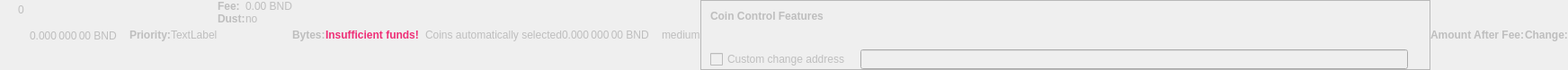
    <widget class="QWidget" name="dummyHideWidget" native="true">
     <property name="enabled">
      <bool>false</bool>
     </property>
     <property name="maximumSize">
      <size>
       <width>100</width>
       <height>22</height>
      </size>
     </property>
     <layout class="QHBoxLayout" name="dummyHideLayout">
      <property name="spacing">
       <number>0</number>
      </property>
      <property name="leftMargin">
       <number>0</number>
      </property>
      <property name="topMargin">
       <number>0</number>
      </property>
      <property name="rightMargin">
       <number>0</number>
      </property>
      <property name="bottomMargin">
       <number>0</number>
      </property>
      <item>
       <layout class="QFormLayout" name="formLayoutCoinControl1">
        <property name="horizontalSpacing">
         <number>10</number>
        </property>
        <property name="verticalSpacing">
         <number>14</number>
        </property>
        <property name="leftMargin">
         <number>10</number>
        </property>
        <property name="topMargin">
         <number>4</number>
        </property>
        <property name="rightMargin">
         <number>6</number>
        </property>
        <item row="0" column="1">
         <widget class="QLabel" name="labelCoinControlBytes">
          <property name="cursor">
           <cursorShape>IBeamCursor</cursorShape>
          </property>
          <property name="contextMenuPolicy">
           <enum>Qt::ActionsContextMenu</enum>
          </property>
          <property name="text">
           <string notr="true">0</string>
          </property>
          <property name="textInteractionFlags">
           <set>Qt::LinksAccessibleByMouse|Qt::TextSelectableByKeyboard|Qt::TextSelectableByMouse</set>
          </property>
         </widget>
        </item>
       </layout>
      </item>
      <item>
       <widget class="QLabel" name="labelCoinControlAfterFee">
        <property name="enabled">
         <bool>false</bool>
        </property>
        <property name="sizePolicy">
         <sizepolicy hsizetype="Fixed" vsizetype="Fixed">
          <horstretch>0</horstretch>
          <verstretch>0</verstretch>
         </sizepolicy>
        </property>
        <property name="minimumSize">
         <size>
          <width>111</width>
          <height>12</height>
         </size>
        </property>
        <property name="maximumSize">
         <size>
          <width>111</width>
          <height>12</height>
         </size>
        </property>
        <property name="cursor">
         <cursorShape>IBeamCursor</cursorShape>
        </property>
        <property name="contextMenuPolicy">
         <enum>Qt::ActionsContextMenu</enum>
        </property>
        <property name="text">
         <string notr="true">0.000 000 00 BND</string>
        </property>
        <property name="textInteractionFlags">
         <set>Qt::LinksAccessibleByMouse|Qt::TextSelectableByKeyboard|Qt::TextSelectableByMouse</set>
        </property>
       </widget>
      </item>
      <item>
       <widget class="QLabel" name="labelCoinControlPriorityText">
        <property name="enabled">
         <bool>false</bool>
        </property>
        <property name="font">
         <font>
          <weight>75</weight>
          <bold>true</bold>
         </font>
        </property>
        <property name="text">
         <string>Priority:</string>
        </property>
       </widget>
      </item>
      <item>
       <layout class="QHBoxLayout" name="horizontalLayout">
        <item>
         <widget class="QLabel" name="WarningLabel">
          <property name="text">
           <string>TextLabel</string>
          </property>
         </widget>
        </item>
       </layout>
      </item>
      <item>
       <layout class="QFormLayout" name="formLayoutCoinControl3">
        <property name="horizontalSpacing">
         <number>0</number>
        </property>
        <property name="verticalSpacing">
         <number>0</number>
        </property>
        <property name="leftMargin">
         <number>0</number>
        </property>
        <property name="topMargin">
         <number>0</number>
        </property>
        <property name="rightMargin">
         <number>0</number>
        </property>
        <item row="0" column="0">
         <widget class="QLabel" name="labelCoinControlFeeText">
          <property name="enabled">
           <bool>false</bool>
          </property>
          <property name="font">
           <font>
            <weight>75</weight>
            <bold>true</bold>
           </font>
          </property>
          <property name="text">
           <string>Fee:</string>
          </property>
          <property name="margin">
           <number>0</number>
          </property>
         </widget>
        </item>
        <item row="0" column="1">
         <widget class="QLabel" name="labelCoinControlFee">
          <property name="enabled">
           <bool>false</bool>
          </property>
          <property name="cursor">
           <cursorShape>IBeamCursor</cursorShape>
          </property>
          <property name="contextMenuPolicy">
           <enum>Qt::ActionsContextMenu</enum>
          </property>
          <property name="text">
           <string notr="true">0.00 BND</string>
          </property>
          <property name="textInteractionFlags">
           <set>Qt::LinksAccessibleByMouse|Qt::TextSelectableByKeyboard|Qt::TextSelectableByMouse</set>
          </property>
         </widget>
        </item>
        <item row="1" column="0">
         <widget class="QLabel" name="labelCoinControlLowOutputText">
          <property name="enabled">
           <bool>false</bool>
          </property>
          <property name="font">
           <font>
            <weight>75</weight>
            <bold>true</bold>
           </font>
          </property>
          <property name="text">
           <string>Dust:</string>
          </property>
         </widget>
        </item>
        <item row="1" column="1">
         <widget class="QLabel" name="labelCoinControlLowOutput">
          <property name="enabled">
           <bool>false</bool>
          </property>
          <property name="cursor">
           <cursorShape>IBeamCursor</cursorShape>
          </property>
          <property name="contextMenuPolicy">
           <enum>Qt::ActionsContextMenu</enum>
          </property>
          <property name="text">
           <string>no</string>
          </property>
          <property name="textInteractionFlags">
           <set>Qt::LinksAccessibleByMouse|Qt::TextSelectableByKeyboard|Qt::TextSelectableByMouse</set>
          </property>
         </widget>
        </item>
       </layout>
      </item>
      <item>
       <widget class="QLabel" name="labelCoinControlBytesText">
        <property name="enabled">
         <bool>false</bool>
        </property>
        <property name="font">
         <font>
          <weight>75</weight>
          <bold>true</bold>
         </font>
        </property>
        <property name="text">
         <string>Bytes:</string>
        </property>
       </widget>
      </item>
      <item>
       <layout class="QFormLayout" name="formLayoutCoinControl2">
        <property name="horizontalSpacing">
         <number>0</number>
        </property>
        <property name="verticalSpacing">
         <number>0</number>
        </property>
        <property name="leftMargin">
         <number>0</number>
        </property>
        <property name="topMargin">
         <number>0</number>
        </property>
        <property name="rightMargin">
         <number>0</number>
        </property>
       </layout>
      </item>
      <item>
       <layout class="QHBoxLayout" name="horizontalLayoutCoinControl2">
        <property name="spacing">
         <number>0</number>
        </property>
        <property name="bottomMargin">
         <number>0</number>
        </property>
       </layout>
      </item>
      <item>
       <widget class="QLabel" name="labelCoinControlInsuffFunds">
        <property name="enabled">
         <bool>false</bool>
        </property>
        <property name="minimumSize">
         <size>
          <width>0</width>
          <height>0</height>
         </size>
        </property>
        <property name="font">
         <font>
          <weight>75</weight>
          <bold>true</bold>
         </font>
        </property>
        <property name="styleSheet">
         <string notr="true">color: #ee2f77;font-weight:bold;</string>
        </property>
        <property name="text">
         <string>Insufficient funds!</string>
        </property>
        <property name="margin">
         <number>5</number>
        </property>
       </widget>
      </item>
      <item>
       <layout class="QFormLayout" name="formLayoutCoinControl4">
        <property name="horizontalSpacing">
         <number>0</number>
        </property>
        <property name="verticalSpacing">
         <number>0</number>
        </property>
        <property name="leftMargin">
         <number>0</number>
        </property>
        <property name="topMargin">
         <number>0</number>
        </property>
        <property name="rightMargin">
         <number>0</number>
        </property>
       </layout>
      </item>
      <item>
       <widget class="QLabel" name="labelCoinControlChangeLabel">
        <property name="enabled">
         <bool>false</bool>
        </property>
        <property name="sizePolicy">
         <sizepolicy hsizetype="Preferred" vsizetype="Expanding">
          <horstretch>0</horstretch>
          <verstretch>0</verstretch>
         </sizepolicy>
        </property>
        <property name="minimumSize">
         <size>
          <width>0</width>
          <height>0</height>
         </size>
        </property>
        <property name="text">
         <string/>
        </property>
        <property name="margin">
         <number>3</number>
        </property>
       </widget>
      </item>
      <item>
       <widget class="QLabel" name="labelCoinControlAutomaticallySelected">
        <property name="enabled">
         <bool>false</bool>
        </property>
        <property name="sizePolicy">
         <sizepolicy hsizetype="Fixed" vsizetype="Fixed">
          <horstretch>0</horstretch>
          <verstretch>0</verstretch>
         </sizepolicy>
        </property>
        <property name="minimumSize">
         <size>
          <width>0</width>
          <height>0</height>
         </size>
        </property>
        <property name="maximumSize">
         <size>
          <width>240</width>
          <height>16777215</height>
         </size>
        </property>
        <property name="text">
         <string>Coins automatically selected</string>
        </property>
        <property name="margin">
         <number>5</number>
        </property>
       </widget>
      </item>
      <item>
       <widget class="QLabel" name="labelCoinControlChange">
        <property name="enabled">
         <bool>false</bool>
        </property>
        <property name="sizePolicy">
         <sizepolicy hsizetype="Fixed" vsizetype="Fixed">
          <horstretch>0</horstretch>
          <verstretch>0</verstretch>
         </sizepolicy>
        </property>
        <property name="minimumSize">
         <size>
          <width>111</width>
          <height>0</height>
         </size>
        </property>
        <property name="maximumSize">
         <size>
          <width>111</width>
          <height>16777215</height>
         </size>
        </property>
        <property name="cursor">
         <cursorShape>IBeamCursor</cursorShape>
        </property>
        <property name="contextMenuPolicy">
         <enum>Qt::ActionsContextMenu</enum>
        </property>
        <property name="text">
         <string notr="true">0.000 000 00 BND</string>
        </property>
        <property name="textInteractionFlags">
         <set>Qt::LinksAccessibleByMouse|Qt::TextSelectableByKeyboard|Qt::TextSelectableByMouse</set>
        </property>
       </widget>
      </item>
      <item>
       <widget class="QLabel" name="labelCoinControlPriority">
        <property name="enabled">
         <bool>false</bool>
        </property>
        <property name="cursor">
         <cursorShape>IBeamCursor</cursorShape>
        </property>
        <property name="contextMenuPolicy">
         <enum>Qt::ActionsContextMenu</enum>
        </property>
        <property name="text">
         <string>medium</string>
        </property>
        <property name="textInteractionFlags">
         <set>Qt::LinksAccessibleByMouse|Qt::TextSelectableByKeyboard|Qt::TextSelectableByMouse</set>
        </property>
       </widget>
      </item>
      <item>
       <widget class="QFrame" name="frameCoinControl">
        <property name="sizePolicy">
         <sizepolicy hsizetype="Expanding" vsizetype="Expanding">
          <horstretch>0</horstretch>
          <verstretch>0</verstretch>
         </sizepolicy>
        </property>
        <property name="maximumSize">
         <size>
          <width>16777215</width>
          <height>16777215</height>
         </size>
        </property>
        <property name="frameShape">
         <enum>QFrame::StyledPanel</enum>
        </property>
        <property name="frameShadow">
         <enum>QFrame::Sunken</enum>
        </property>
        <layout class="QVBoxLayout" name="verticalLayoutCoinControl2_2">
         <property name="spacing">
          <number>0</number>
         </property>
         <property name="leftMargin">
          <number>0</number>
         </property>
         <property name="topMargin">
          <number>0</number>
         </property>
         <property name="rightMargin">
          <number>0</number>
         </property>
         <property name="bottomMargin">
          <number>0</number>
         </property>
         <item>
          <layout class="QVBoxLayout" name="verticalLayoutCoinControl" stretch="0,0,0,1">
           <property name="spacing">
            <number>0</number>
           </property>
           <property name="leftMargin">
            <number>10</number>
           </property>
           <property name="topMargin">
            <number>10</number>
           </property>
           <item>
            <layout class="QHBoxLayout" name="horizontalLayoutCoinControl1">
             <property name="bottomMargin">
              <number>15</number>
             </property>
             <item>
              <widget class="QLabel" name="labelCoinControlFeatures">
               <property name="enabled">
                <bool>false</bool>
               </property>
               <property name="sizePolicy">
                <sizepolicy hsizetype="Preferred" vsizetype="Maximum">
                 <horstretch>0</horstretch>
                 <verstretch>0</verstretch>
                </sizepolicy>
               </property>
               <property name="font">
                <font>
                 <weight>75</weight>
                 <bold>true</bold>
                </font>
               </property>
               <property name="styleSheet">
                <string notr="true">font-weight:bold;</string>
               </property>
               <property name="text">
                <string>Coin Control Features</string>
               </property>
              </widget>
             </item>
            </layout>
           </item>
           <item>
            <widget class="QWidget" name="widgetCoinControl" native="true">
             <property name="sizePolicy">
              <sizepolicy hsizetype="Preferred" vsizetype="Preferred">
               <horstretch>0</horstretch>
               <verstretch>0</verstretch>
              </sizepolicy>
             </property>
             <property name="minimumSize">
              <size>
               <width>0</width>
               <height>0</height>
              </size>
             </property>
             <property name="styleSheet">
              <string notr="true"/>
             </property>
             <layout class="QHBoxLayout" name="horizontalLayoutCoinControl5_2">
              <property name="leftMargin">
               <number>0</number>
              </property>
              <property name="topMargin">
               <number>0</number>
              </property>
              <property name="rightMargin">
               <number>0</number>
              </property>
              <property name="bottomMargin">
               <number>0</number>
              </property>
              <item>
               <layout class="QHBoxLayout" name="horizontalLayoutCoinControl3">
                <property name="spacing">
                 <number>20</number>
                </property>
                <property name="topMargin">
                 <number>0</number>
                </property>
                <property name="bottomMargin">
                 <number>10</number>
                </property>
               </layout>
              </item>
             </layout>
            </widget>
           </item>
           <item>
            <layout class="QHBoxLayout" name="horizontalLayoutCoinControl4" stretch="0,0,0">
             <property name="spacing">
              <number>12</number>
             </property>
             <property name="sizeConstraint">
              <enum>QLayout::SetDefaultConstraint</enum>
             </property>
             <property name="topMargin">
              <number>5</number>
             </property>
             <property name="rightMargin">
              <number>5</number>
             </property>
             <item>
              <widget class="QCheckBox" name="checkBoxCoinControlChange">
               <property name="enabled">
                <bool>false</bool>
               </property>
               <property name="toolTip">
                <string>If this is activated, but the change address is empty or invalid, change will be sent to a newly generated address.</string>
               </property>
               <property name="text">
                <string>Custom change address</string>
               </property>
              </widget>
             </item>
             <item>
              <widget class="QValidatedLineEdit" name="lineEditCoinControlChange">
               <property name="enabled">
                <bool>false</bool>
               </property>
               <property name="sizePolicy">
                <sizepolicy hsizetype="Expanding" vsizetype="Fixed">
                 <horstretch>0</horstretch>
                 <verstretch>0</verstretch>
                </sizepolicy>
               </property>
              </widget>
             </item>
             <item>
              <widget class="QLabel" name="labelCoinControlChangeLabel_2">
               <property name="sizePolicy">
                <sizepolicy hsizetype="Preferred" vsizetype="Expanding">
                 <horstretch>0</horstretch>
                 <verstretch>0</verstretch>
                </sizepolicy>
               </property>
               <property name="minimumSize">
                <size>
                 <width>0</width>
                 <height>0</height>
                </size>
               </property>
               <property name="text">
                <string/>
               </property>
               <property name="margin">
                <number>3</number>
               </property>
              </widget>
             </item>
            </layout>
           </item>
           <item>
            <spacer name="verticalSpacerCoinControl">
             <property name="orientation">
              <enum>Qt::Vertical</enum>
             </property>
             <property name="sizeHint" stdset="0">
              <size>
               <width>800</width>
               <height>1</height>
              </size>
             </property>
            </spacer>
           </item>
          </layout>
         </item>
        </layout>
       </widget>
      </item>
      <item>
       <widget class="QLabel" name="labelCoinControlAfterFeeText">
        <property name="enabled">
         <bool>false</bool>
        </property>
        <property name="minimumSize">
         <size>
          <width>0</width>
          <height>0</height>
         </size>
        </property>
        <property name="maximumSize">
         <size>
          <width>16777215</width>
          <height>16777215</height>
         </size>
        </property>
        <property name="font">
         <font>
          <weight>75</weight>
          <bold>true</bold>
         </font>
        </property>
        <property name="text">
         <string>Amount After Fee:</string>
        </property>
        <property name="alignment">
         <set>Qt::AlignLeading|Qt::AlignLeft|Qt::AlignVCenter</set>
        </property>
        <property name="margin">
         <number>0</number>
        </property>
       </widget>
      </item>
      <item>
       <widget class="QLabel" name="labelCoinControlChangeText">
        <property name="enabled">
         <bool>false</bool>
        </property>
        <property name="sizePolicy">
         <sizepolicy hsizetype="Preferred" vsizetype="Preferred">
          <horstretch>0</horstretch>
          <verstretch>0</verstretch>
         </sizepolicy>
        </property>
        <property name="minimumSize">
         <size>
          <width>0</width>
          <height>0</height>
         </size>
        </property>
        <property name="maximumSize">
         <size>
          <width>16777215</width>
          <height>16777215</height>
         </size>
        </property>
        <property name="font">
         <font>
          <weight>75</weight>
          <bold>true</bold>
         </font>
        </property>
        <property name="text">
         <string>Change:</string>
        </property>
        <property name="alignment">
         <set>Qt::AlignLeading|Qt::AlignLeft|Qt::AlignVCenter</set>
        </property>
       </widget>
      </item>
     </layout>
    </widget>
